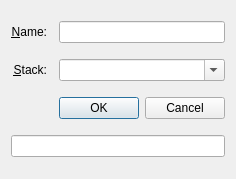
<?xml version="1.0" encoding="UTF-8"?>
<ui version="4.0">
 <class>AddOrEditNotebookDialog</class>
 <widget class="QDialog" name="AddOrEditNotebookDialog">
  <property name="geometry">
   <rect>
    <x>0</x>
    <y>0</y>
    <width>234</width>
    <height>179</height>
   </rect>
  </property>
  <property name="windowTitle">
   <string>Dialog</string>
  </property>
  <layout class="QGridLayout" name="gridLayout">
   <item row="1" column="2">
    <widget class="QComboBox" name="notebookStackComboBox">
     <property name="sizePolicy">
      <sizepolicy hsizetype="Expanding" vsizetype="Fixed">
       <horstretch>0</horstretch>
       <verstretch>0</verstretch>
      </sizepolicy>
     </property>
     <property name="editable">
      <bool>true</bool>
     </property>
    </widget>
   </item>
   <item row="0" column="0">
    <widget class="QLabel" name="notebookNameLabel">
     <property name="text">
      <string>&amp;Name:</string>
     </property>
     <property name="alignment">
      <set>Qt::AlignRight|Qt::AlignTrailing|Qt::AlignVCenter</set>
     </property>
     <property name="buddy">
      <cstring>notebookNameLineEdit</cstring>
     </property>
    </widget>
   </item>
   <item row="0" column="2">
    <widget class="QLineEdit" name="notebookNameLineEdit"/>
   </item>
   <item row="1" column="0">
    <widget class="QLabel" name="notebookStackLabel">
     <property name="text">
      <string>&amp;Stack:</string>
     </property>
     <property name="alignment">
      <set>Qt::AlignRight|Qt::AlignTrailing|Qt::AlignVCenter</set>
     </property>
     <property name="buddy">
      <cstring>notebookStackComboBox</cstring>
     </property>
    </widget>
   </item>
   <item row="2" column="2">
    <widget class="QDialogButtonBox" name="buttonBox">
     <property name="orientation">
      <enum>Qt::Horizontal</enum>
     </property>
     <property name="standardButtons">
      <set>QDialogButtonBox::Cancel|QDialogButtonBox::Ok</set>
     </property>
    </widget>
   </item>
   <item row="3" column="0" colspan="3">
    <widget class="QLineEdit" name="statusBar">
     <property name="readOnly">
      <bool>true</bool>
     </property>
    </widget>
   </item>
   <item row="2" column="0" colspan="2">
    <spacer name="horizontalSpacer">
     <property name="orientation">
      <enum>Qt::Horizontal</enum>
     </property>
     <property name="sizeHint" stdset="0">
      <size>
       <width>43</width>
       <height>20</height>
      </size>
     </property>
    </spacer>
   </item>
  </layout>
 </widget>
 <tabstops>
  <tabstop>notebookNameLineEdit</tabstop>
  <tabstop>notebookStackComboBox</tabstop>
  <tabstop>statusBar</tabstop>
 </tabstops>
 <resources/>
 <connections>
  <connection>
   <sender>buttonBox</sender>
   <signal>accepted()</signal>
   <receiver>AddOrEditNotebookDialog</receiver>
   <slot>accept()</slot>
   <hints>
    <hint type="sourcelabel">
     <x>248</x>
     <y>254</y>
    </hint>
    <hint type="destinationlabel">
     <x>157</x>
     <y>274</y>
    </hint>
   </hints>
  </connection>
  <connection>
   <sender>buttonBox</sender>
   <signal>rejected()</signal>
   <receiver>AddOrEditNotebookDialog</receiver>
   <slot>reject()</slot>
   <hints>
    <hint type="sourcelabel">
     <x>316</x>
     <y>260</y>
    </hint>
    <hint type="destinationlabel">
     <x>286</x>
     <y>274</y>
    </hint>
   </hints>
  </connection>
 </connections>
</ui>
